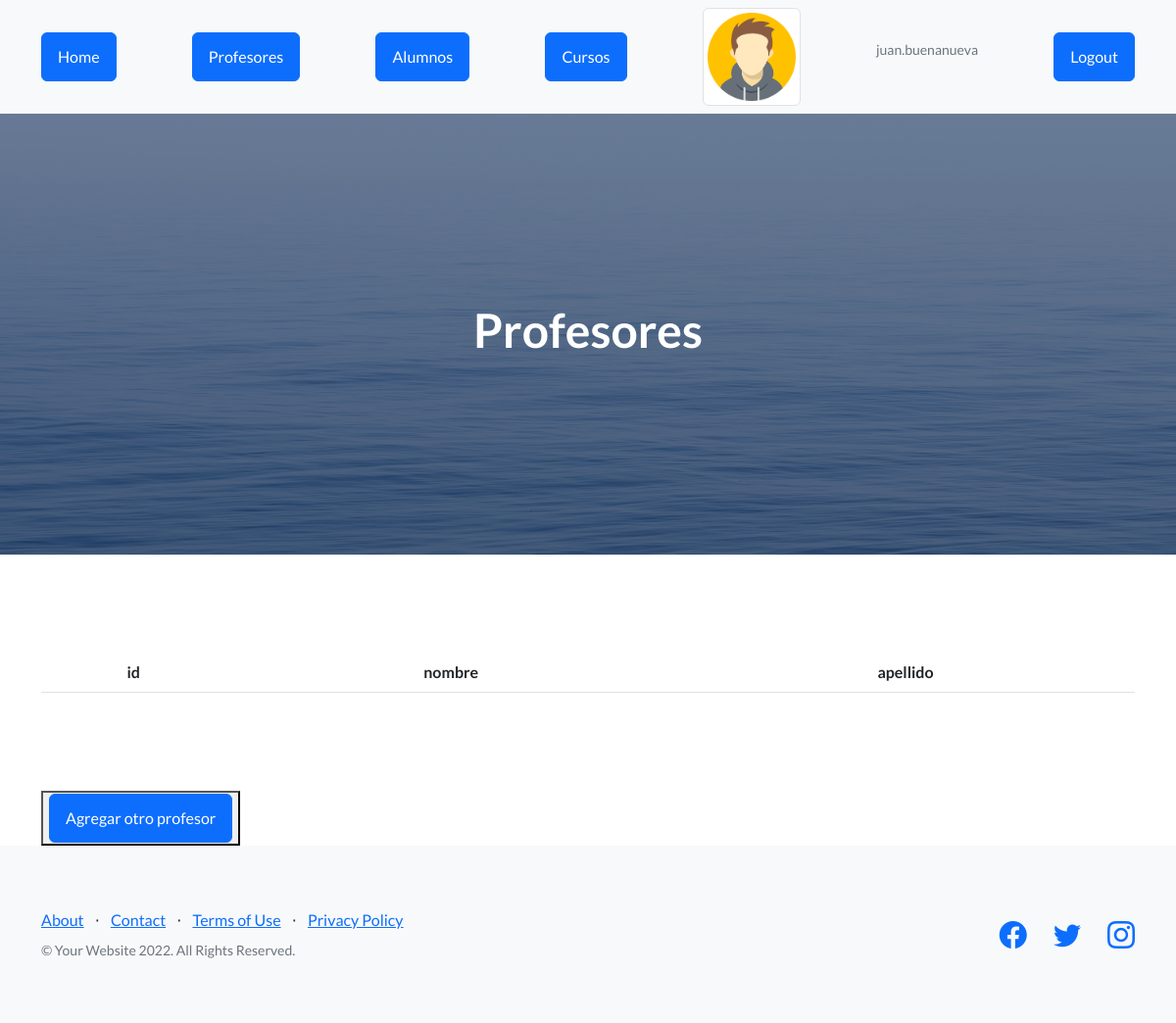
The app's page /appCoder/profesores (signed in), older data.
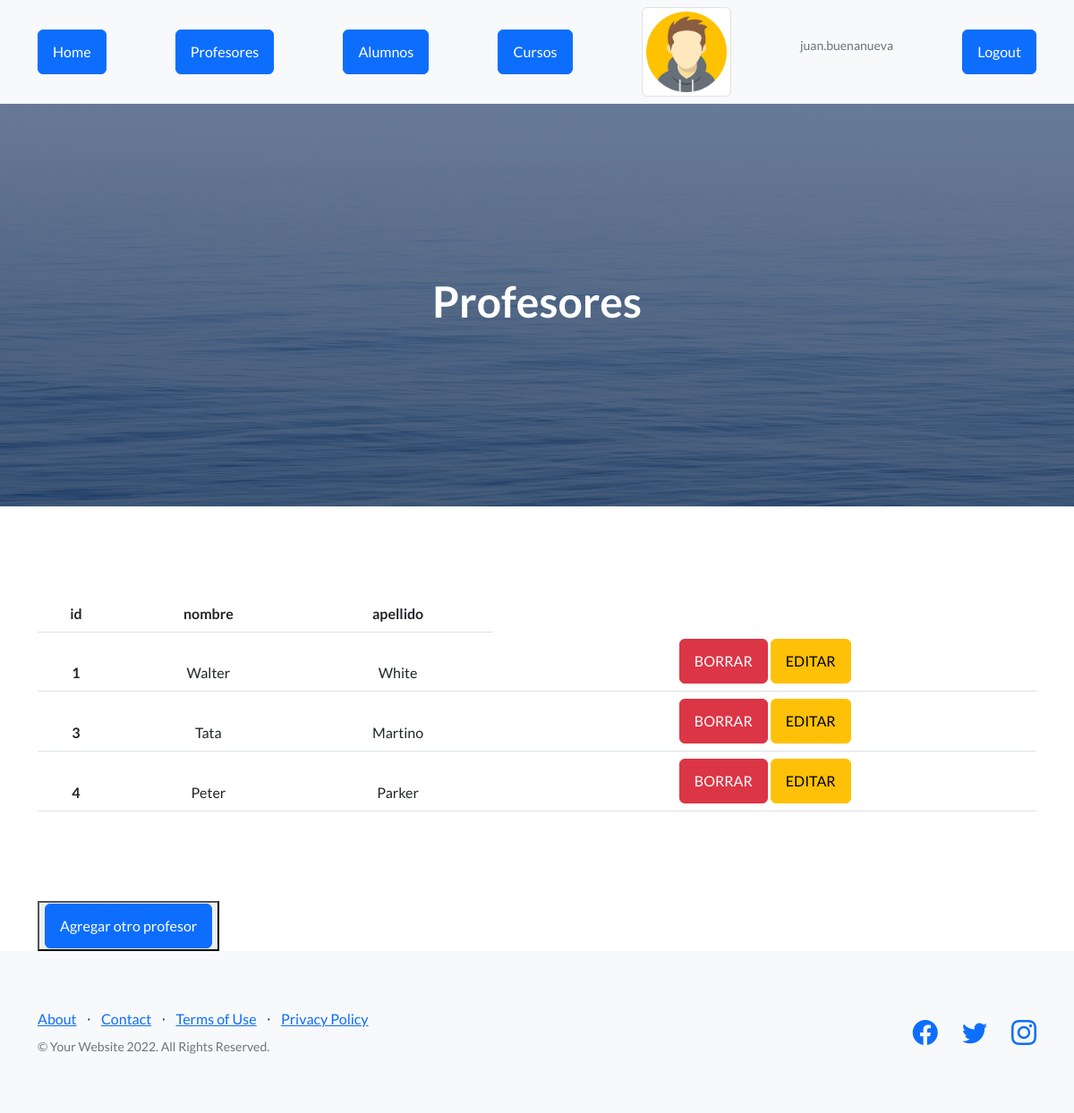
The same page, newer data.
### AppCoder/models.py (models this page shows)
class Profesores(models.Model):
    nombre = models.CharField(max_length=40)
    apellido = models.CharField(max_length=40)

### AppCoder/views.py (the view)
# urls.py: path("profesores" , views.profesores , name="profesores"),
@login_required
def profesores(request):
    print(request.user.id)
    if request.user.id != None:
        avatares = Avatar.objects.filter(user=request.user.id)
        profesores = Profesores.objects.all()
        return render(request, "profesores.html", {"profesores":profesores,"url":avatares[0].imagen.url})

### AppCoder/template/profesores.html
{% extends "padre.html" %}
{% load static %}
{% block seccion %}
    <h1>Profesores</h1>
{% endblock %}
{% block contenido %}
      <div class="container">
        <table class="table table-hover" style="text-align: center; margin-top: 100px;margin-bottom: 100px;">
            <thead>
            <tr>
                <th>id</th>
                <th>nombre</th>
                <th>apellido</th>
            </tr>
            {% for n in profesores %}
            <tr>
                <th>{{n.id}}</th>
                <td>{{n.nombre}}</td>
                <td>{{n.apellido}}</td>
                <td>
                    {% if request.user.is_authenticated %}
                    <a href="{% url 'eliminar_profesor'  n.id %}" class="btn btn-danger">BORRAR</a>
                    <a href="{% url 'editar_profesor'  n.id %}" class="btn btn-warning">EDITAR</a>
                    {% endif %}
                </td>
            {% endfor %}
            </tr>
        </table>
        <button>
            <a href="alta_profesor" class="btn btn-primary">Agregar otro profesor</a>
        </button>
      </div>
{% endblock %}

Row changes from the older to the newer data that the page shows:
added Profesores: id "1", nombre "Walter", apellido "White"
added Profesores: id "3", nombre "Tata", apellido "Martino"
added Profesores: id "4", nombre "Peter", apellido "Parker"
